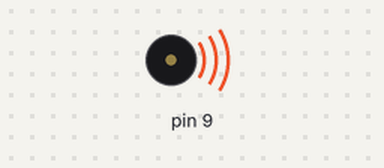
Bench run of a sketch on a simulated Arduino Uno, built with avr-gcc and run on an emulated ATmega328P. Parts: buzzer (waves = sounding).

Above: at 0.3 s.
At 7.7 s:
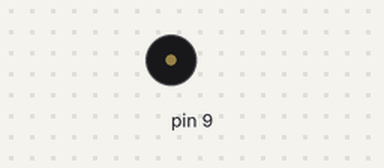
Timing chart, 0 to 19.7 s (numbered marks = the images above):
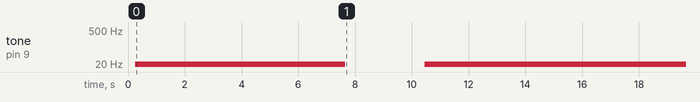

The sketch:

test_buzzer.ino
```cpp
#include <Arduino.h>

// Note frequencies for basic notes (C4, D4,...)
const float noteFreq[] = {
  // C3 - G7: Standard Major scale in Octaves:
    32.70f , 40.00f , 46.25f , 49.00f , 52.50f ,
    55.00f , 59.05f , 65.41f , 69.30f , 73.42f,
  // C4 - G7: Standard Major scale in Octaves:
    130.81f, 146.83f, 165.00f, 173.08f, 196.00f ,
    209.91f, 261.63f , 293.66f , 329.64f , 349.23f
};

// Note duration represented in milliseconds (1/4 = 250ms, 1/8 = 125ms)
unsigned long noteDurations[] = {
   256, 512, 793, 1063, 1300,
   1600,2132, 2796, 3520, 4186
};

void setup() {
    Serial.begin(9600);
}

void loop() {
  // play one octave C4 to C5
  for (int i = 0; i < 12; ++i) {

      tone(9, i % 7 * 3, noteDurations[i]);
      delay(noteDurations[i]);

      // stop the sound as soon as possible, to save space for other sounds
      noTone(9);
  }

  // wait a while between octaves (octave = C4-C5)
  int timeBetweenNotes = 10 * 1000;
  int timeSoFar = 0;

  delay(timeBetweenNotes);

  Serial.println("finished playing");
}
```

Measured:
- by itself, tone on pin 9: plays 3 Hz for 0.51 s, 6 Hz for 0.79 s, 9 Hz for 1.1 s, 12 Hz for 1.3 s, 15 Hz for 1.6 s, 18 Hz for 2.1 s … (9 notes in this stretch)
